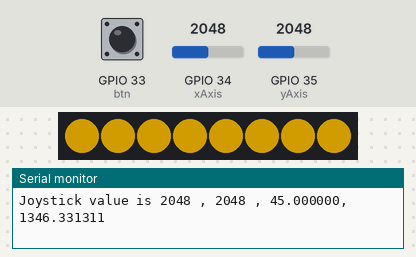
Bench run of a sketch on a simulated ESP32. On the bench: 8 RGB LEDs in strip order, left to right, the last lines printed to the serial monitor. The test bench sets the inputs (shaded band); at power-on: GPIO 34 (xAxis) = 2048, GPIO 35 (yAxis) = 2048, GPIO 33 (btn) LOW. Dim RGB values are drawn brighter than linear.

Above: at 1.2 s.
1.3 s: GPIO 34 (xAxis) set to 2866
At 2.8 s:
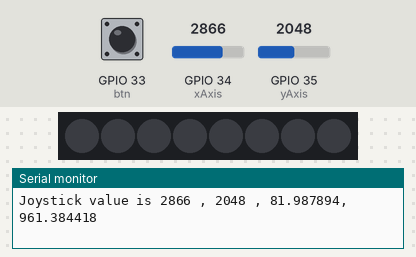
3.4 s: GPIO 35 (yAxis) set to 4095
At 5.7 s:
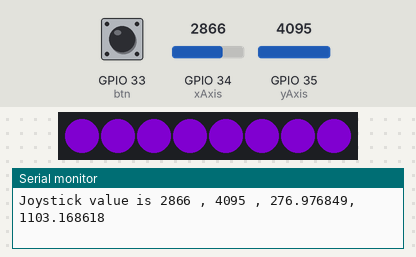
6.0 s: GPIO 34 (xAxis) set to 3603
At 7.7 s:
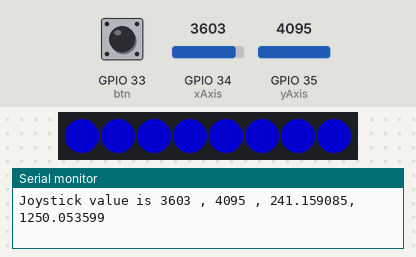
8.0 s: GPIO 35 (yAxis) set to 2866
At 8.4 s:
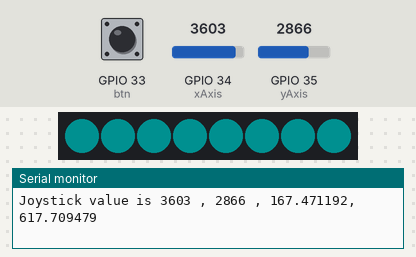
10.2 s: GPIO 35 (yAxis) set to 2047
At 11.6 s:
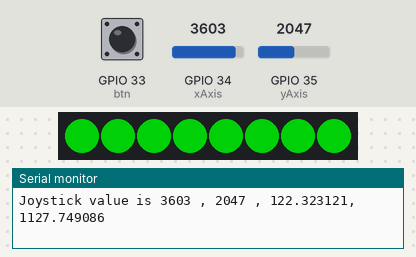
12.4 s: GPIO 35 (yAxis) set to 3603
At 13.07 s:
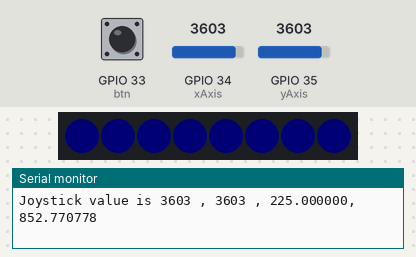
Timing chart, 0 to 15.4 s (numbered marks = the images above; inputs shaded):
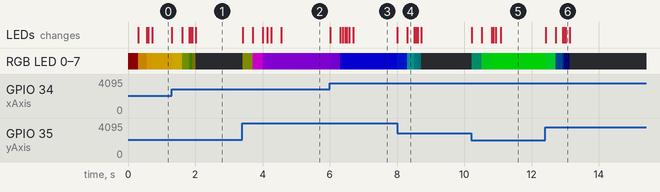

The sketch:

5.C_JoystickLedStrip.ino
```cpp
#include <Adafruit_NeoPixel.h> // Include the Adafruit NeoPixel library

#define xAxis 34 //joystick x
#define yAxis 35 //joystick y
#define btn 33 //joystick button

// #define AXIS_CENTER 2047.5 // (4095+0)/2
#define AXIS_CENTER 3000.0 // (4095+0)/2

#define LED_PIN 26 // NeoPixel LED strip
#define NUM_LEDS 8 // Number of LEDs

// Create an instance of the Adafruit_NeoPixel class
Adafruit_NeoPixel strip = Adafruit_NeoPixel(NUM_LEDS, LED_PIN, NEO_GRB + NEO_KHZ800);


double heading(double x, double y) {
  double head = atan2(y, x); // Slope Y, Slope X
  return head * (180.0/M_PI) + 180.0;
}

void setup() {
  // Initialize serial communication at 115200 bits per second:
  Serial.begin(115200);

  // Set the mode of the button pin to input
  pinMode(btn, INPUT);

  strip.begin(); // Initialize the NeoPixel strip
  strip.show(); // Set initial color to black
}

double smoothlyChangingHue = 0;
double smoothlyChangingBrightness = 0;

void loop() {
  // Read the analog value for x,y axis
  int xValue = analogRead(xAxis);
  int yValue = analogRead(yAxis);

  int adjustedX = xValue - AXIS_CENTER;
  int adjustedY = yValue - AXIS_CENTER;
  double degrees = heading(adjustedX, adjustedY);
  double dist = sqrt((double)(adjustedX * adjustedX + adjustedY * adjustedY));

  // Read the digital value from the button pin
  int btnValue = digitalRead(btn);

  // print out the values
  Serial.printf("Joystick value is %d , %d , %lf, %lf\n",xValue, yValue, degrees, dist);

  double currentHue = degrees / 360.0 * 65535.0;
  while (currentHue - smoothlyChangingHue > 65535.0 / 2.0) {
    currentHue -= 65535.0;
  }
  while (smoothlyChangingHue - currentHue > 65535.0 / 2.0) {
    currentHue += 65535.0;
  }

  double currentBrightness = dist >= 1000.0 ? 120.0 : 0.0;

  smoothlyChangingHue += (currentHue - smoothlyChangingHue) * 0.1;
  smoothlyChangingBrightness += (currentBrightness - smoothlyChangingBrightness) * 0.1;

  int color = strip.ColorHSV((int)(smoothlyChangingHue), 255, (int)(smoothlyChangingBrightness));

  for (int i = 0; i < NUM_LEDS; i++) {
    strip.setPixelColor(i, color);
  }
  strip.show(); // Update the LED strip with the new colors

  delay(15);  // Delay between reads
}
```

Measured:
- after the input at 1.3 s, the LEDs: first change at once (image 1 shows a later state)
- after the input at 3.4 s, RGB LED 0–7: off → RGB(11, 12, 0) at once, → RGB(102, 0, 103) 0.30 s later, → RGB(78, 0, 117) 0.30 s later, → RGB(75, 0, 119) 0.13 s later, … (6 changes in this stretch); the LEDs: first change at once (image 2 shows a later state)
- after the input at 6.0 s, the LEDs: first change at once (image 3 shows a later state)
- after the input at 8.0 s, the LEDs: first change at once (image 4 shows a later state)
- after the input at 10.2 s, the LEDs: first change at once (image 5 shows a later state)
- after the input at 12.4 s, the LEDs: first change at once (image 6 shows a later state)
